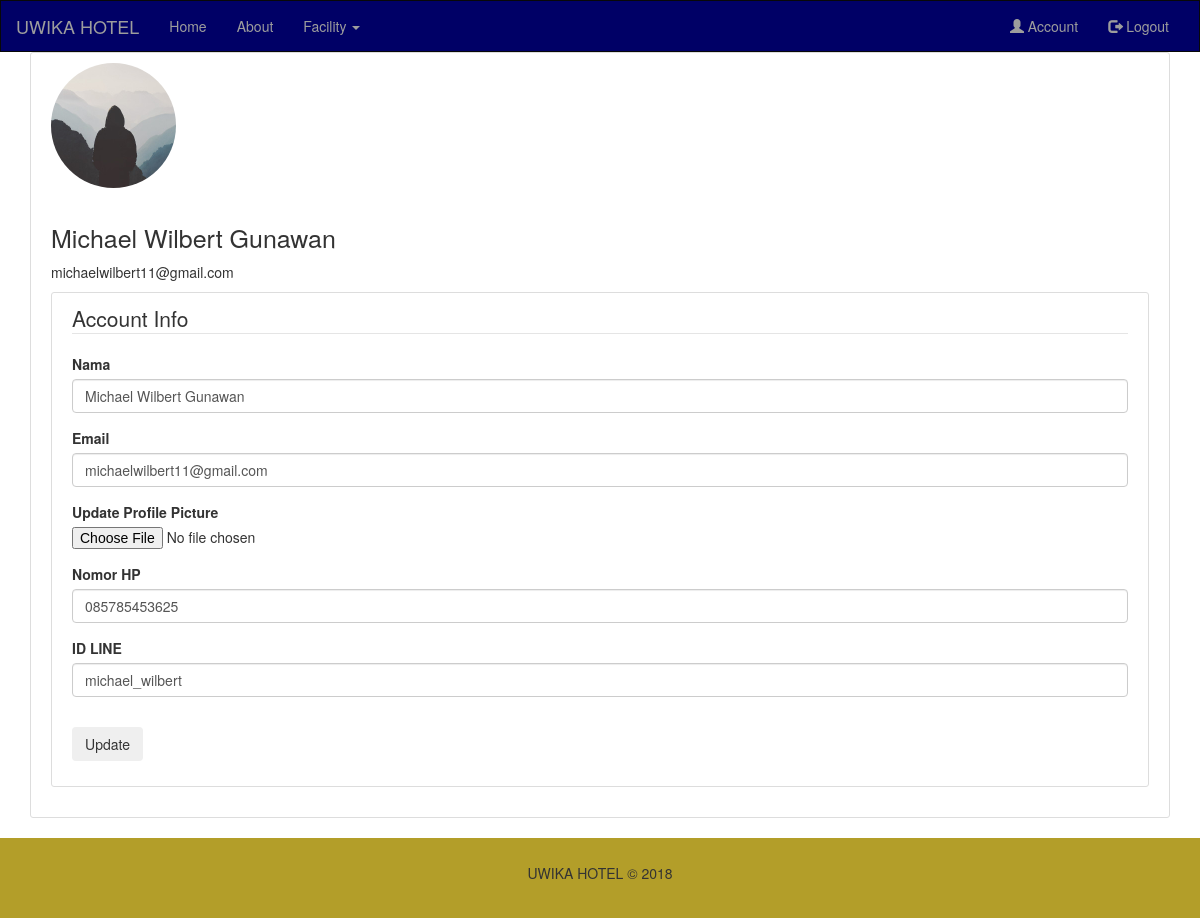
Before: /account (signed in) with the older database file.
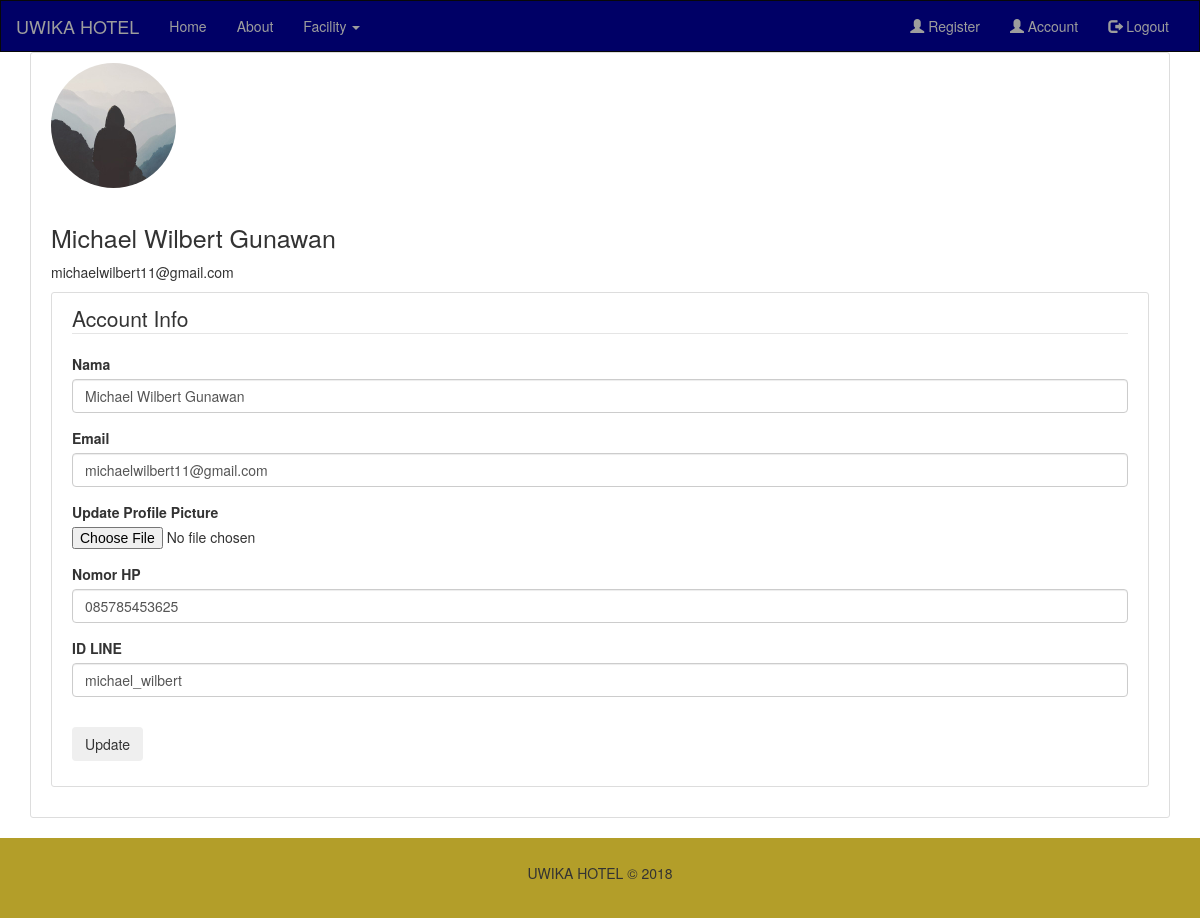
After: the same page with the newer database file.
### Hotel/models.py (models this page shows, shortened)
class User(db.Model,UserMixin):
    noKTP                   = db.Column(db.String(16),unique=True, primary_key=True)
    nama                    = db.Column(db.String(120),nullable=False)
    tipeUser                = db.Column(db.String(12),nullable=False)
    email                   = db.Column(db.String(120),unique=True, nullable=False)
    phoneNumber             = db.Column(db.String(12),unique=True, nullable=False)
    idLine                  = db.Column(db.String(20),unique=True, nullable=False)
    image_file              = db.Column(db.String(20),nullable=False, default='default.jpg')
    password                = db.Column(db.String(60),nullable=False)
    NIP                     = db.Column(db.String(20))
    saldo                   = db.Column(db.Integer, nullable=False, default=0)

### Hotel/routes.py (the view)
@app.route('/account',methods=['GET','POST'])
@login_required
def account():
    form = UpdateAccountForm()
    if form.validate_on_submit():
        if form.picture.data:
            picture_file = save_picture(form.picture.data)
            current_user.image_file = picture_file
        current_user.nama       = form.nama.data
        current_user.email      = form.email.data
        current_user.phoneNumber= form.phoneNumber.data
        current_user.idLine     = form.idLine.data
        db.session.commit()
        flash('Your account has been updated!',category='success')
        return redirect(url_for('account'))
    elif request.method == 'GET':
        form.nama.data          = current_user.nama
        form.email.data         = current_user.email
        form.phoneNumber.data   = current_user.phoneNumber
        form.idLine.data        = current_user.idLine
    image_file = url_for('static',filename='profile_pics/' + current_user.image_file)
    return render_template('account.html',title='Account',image_file = image_file,form=form)

### Hotel/forms.py (shortened to what this page needs)
class UpdateAccountForm(FlaskForm):
    nama                = StringField('Nama', validators=[DataRequired()])
    email               = StringField('Email',validators=[DataRequired(),Email()])
    picture             = FileField('Update Profile Picture',validators=[FileAllowed(['jpg','png'])])
    phoneNumber         = StringField('Nomor HP',validators=[DataRequired(),Length(min=10,max=12)])
    idLine              = StringField('ID LINE',validators=[DataRequired(),Length(min=6 ,max=20)])
    submit              = SubmitField('Update')

### Hotel/models.py (called while the page is built)
@login_manager.user_loader
def load_user(user_noKTP):
    return User.query.get(int(user_noKTP))

### Hotel/templates/account.html (shortened to what this page needs)
{% extends "layout1.html" %}
{% block content %}
    <div class="container">
        <div class="content-section">
            <div class="media">
                <img class="img-circle account-img" src='{{ image_file }}'>
                <div class="media-body">
                    <h2 class="account-heading">{{ current_user.nama }}</h2>
                    <p class="text-secondary">{{ current_user.email }}</p>
                </div>
            </div>
            <div class="content-section">
                    <form method="POST" action="" enctype="multipart/form-data">
                        <fieldset class="form-group">
                            <legend class="border-bottom mb-4">Account Info</legend>
                                <div class="form-group">
                                    {{ form.nama.label(class="form-control-label") }}
                                    {% if form.nama.errors %}
                                        {{ form.nama(class="form-control form-control-lg is-invalid") }}
                                            <div class="invalid-feedback">
                                                {% for error in form.nama.errors %}
                                                    <span>{{ error }}</span>
                                                {% endfor %}
                                            </div>
                                    {% else %}
                                            {{ form.nama(class="form-control form-control-lg") }}
                                    {% endif %}
                                </div>
                                <div class="form-group">
                                    {{ form.email.label(class="form-control-label") }}
                                    {% if form.email.errors %}
                                        {{ form.email(class="form-control form-control-lg is-invalid")}}
                                            <div class="invalid-feedback">
                                                {% for error in form.email.errors %}
                                                    <span>{{ error }}</span>
                                                {% endfor %}
                                            </div>
                                    {% else %}
                                            {{ form.email(class="form-control form-control-lg") }}
                                    {% endif %}
                                </div>
                                <div class="form-group">
                                        {{ form.picture.label() }}
                                        {{ form.picture(class="form-control-file") }}
                                </div>
                                <div class="form-group">
                                    {{ form.phoneNumber.label(class="form-control-label") }}
                                    {% if form.phoneNumber.errors %}
                                        {{ form.phoneNumber(class="form-control form-control-lg is-invalid")}}
                                            <div class="invalid-feedback">
                                                {% for error in form.phoneNumber.errors %}
                                                    <span>{{ error }}</span>
                                                {% endfor %}
                                            </div>
                                    {% else %}
                                            {{ form.phoneNumber(class="form-control form-control-lg") }}
                                    {% endif %}
                                </div>
                                <div class="form-group">
                                    {{ form.idLine.label(class="form-control-label") }}
                                    {% if form.idLine.errors %}
                                        {{ form.idLine(class="form-control form-control-lg is-invalid")}}
                                            <div class="invalid-feedback">
                                                {% for error in form.idLine.errors %}
                                                    <span>{{ error }}</span>
                                                {% endfor %}
                                            </div>
                                    {% else %}
                                            {{ form.idLine(class="form-control form-control-lg") }}
                                    {% endif %}
                                </div>
                        </fieldset>
                        <div class="form-group">
                            {{ form.submit(class="btn btn-outline-info") }}
                        </div>
                    </form>
                </div>
        </div>
    </div>
{% endblock content %}

### Hotel/templates/layout1.html (shortened to what this page needs)
<!DOCTYPE html>
<html lang="en">
<head>
  <link rel="stylesheet" href="https://maxcdn.bootstrapcdn.com/bootstrap/3.3.7/css/bootstrap.min.css">
   <link rel="stylesheet" type="text/css" href="{{ url_for('static',filename='main.css') }}" >
</head>
<body>
<nav class="navbar navbar-inverse">
  <div class="container-fluid background-blue">
    <div class="navbar-header">
      <a class="navbar-brand" href="{{ url_for('home') }}">UWIKA HOTEL</a>
    </div>
    <div class="collapse navbar-collapse" id="myNavbar">
      <ul class="nav navbar-nav">
        <li><a href="{{ url_for('home') }}" >Home</a></li>
        <li><a href="{{ url_for('about') }}" >About</a></li>
        {% if current_user.is_authenticated %}
          <li><a href="#" data-toggle="dropdown">Facility
              <span class="caret"></span></a>
          </li>
        {% endif %}
      </ul>
      <ul class="nav navbar-nav navbar-right">
        {% if current_user.is_authenticated %}
          {% if current_user.tipeUser == 'Receptionist' %}
            <li><a href="{{ url_for('register') }}"><span class="glyphicon glyphicon-user"></span> Register</a></li>
          {% endif %}
        <li><a href="{{ url_for('account') }}"><span class="glyphicon glyphicon-user"></span> Account</a></li>
        <li><a href="{{ url_for('logout') }}"><span class="glyphicon glyphicon-log-out"></span> Logout</a></li>
        {% else %}
        <li><a href="{{ url_for('login') }}"><span class="glyphicon glyphicon-log-in"></span> Login</a></li>
        {% endif %}
      </ul>
    </div>
  </div>
</nav>
{% block content %}
{% endblock content %}
<footer class="container-fluid text-center background-gold">
  <p font-size="20px">UWIKA HOTEL &#x000A9 2018</p>
</footer>
</body>
</html>

### Hotel/static/main.css (style rules this page uses)
.content-section { background: #ffffff; padding: 10px 20px; border: 1px solid #dddddd; border-radius: 3px; margin-bottom: 20px; }
.account-img { height: 125px; width: 125px; margin-right: 20px; margin-bottom: 16px; }
.account-heading { font-size: 2.5rem; }
.background-blue { background-color:rgb(0, 0, 102); }
.background-gold { background-color:rgb(179, 158, 41); }

### Hotel/templates/layout1.html (style rules this page uses)
.navbar { margin-bottom: 0; border-radius: 0; }
footer { background-color: #f2f2f2; padding: 25px; }

Changed rows visible on the page:
changed User "Michael Wilbert Gunawan": tipeUser "Guest" → "Receptionist" (drawn)
Other visible differences:
text now shown: "Register"
